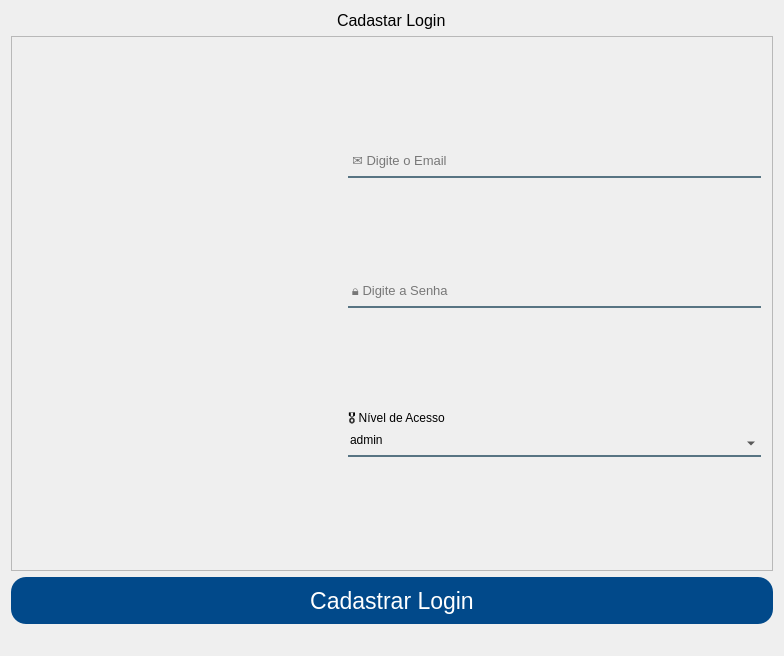
<?xml version="1.0" encoding="UTF-8"?>
<ui version="4.0">
 <class>Form</class>
 <widget class="QWidget" name="Form">
  <property name="geometry">
   <rect>
    <x>0</x>
    <y>0</y>
    <width>784</width>
    <height>656</height>
   </rect>
  </property>
  <property name="windowTitle">
   <string>Form</string>
  </property>
  <property name="styleSheet">
   <string notr="true">QLineEdit, QComboBox {
	background-color:rgba(0,0,0,0);
	border:2px solid rgba(0,0,0,0);
	border-bottom-color:rgba(46,82,101,200);
	color:rgb(0,0,0);
	padding-bottom:7px;
}

#btnCdastrarLogin {
	background-color: #01498a;
	color: #FFF;
border: none;
border-radius: 15px;
}

#btnCdastrarLogin:hover {
	background-color: #f6921e;
}

#cadastrarLogin {
	background-color:rgba(0,0,0,0);
	border:2px solid rgba(0,0,0,0);
	border-bottom-color:rgba(46,82,101,200);
	color:rgb(0,0,0);
	padding-bottom:7px;
}

#respostas {
	color: red;
}</string>
  </property>
  <layout class="QVBoxLayout" name="verticalLayout">
   <item alignment="Qt::AlignHCenter|Qt::AlignTop">
    <widget class="QLabel" name="label">
     <property name="font">
      <font>
       <pointsize>12</pointsize>
      </font>
     </property>
     <property name="text">
      <string>Cadastar Login</string>
     </property>
    </widget>
   </item>
   <item>
    <widget class="QFrame" name="frame">
     <property name="sizePolicy">
      <sizepolicy hsizetype="Expanding" vsizetype="Expanding">
       <horstretch>0</horstretch>
       <verstretch>0</verstretch>
      </sizepolicy>
     </property>
     <property name="frameShape">
      <enum>QFrame::StyledPanel</enum>
     </property>
     <property name="frameShadow">
      <enum>QFrame::Raised</enum>
     </property>
     <layout class="QHBoxLayout" name="horizontalLayout">
      <property name="spacing">
       <number>7</number>
      </property>
      <property name="leftMargin">
       <number>11</number>
      </property>
      <property name="topMargin">
       <number>11</number>
      </property>
      <property name="rightMargin">
       <number>11</number>
      </property>
      <property name="bottomMargin">
       <number>11</number>
      </property>
      <item>
       <widget class="QWidget" name="widget_2" native="true">
        <layout class="QVBoxLayout" name="verticalLayout_2">
         <item>
          <widget class="QLabel" name="label_2">
           <property name="minimumSize">
            <size>
             <width>300</width>
             <height>0</height>
            </size>
           </property>
           <property name="text">
            <string/>
           </property>
           <property name="pixmap">
            <pixmap>imagem/logoSenac.png</pixmap>
           </property>
           <property name="scaledContents">
            <bool>false</bool>
           </property>
           <property name="alignment">
            <set>Qt::AlignCenter</set>
           </property>
          </widget>
         </item>
        </layout>
       </widget>
      </item>
      <item>
       <widget class="QWidget" name="widget" native="true">
        <layout class="QVBoxLayout" name="verticalLayout_3">
         <property name="spacing">
          <number>0</number>
         </property>
         <property name="leftMargin">
          <number>0</number>
         </property>
         <property name="topMargin">
          <number>0</number>
         </property>
         <property name="rightMargin">
          <number>0</number>
         </property>
         <property name="bottomMargin">
          <number>0</number>
         </property>
         <item>
          <spacer name="verticalSpacer">
           <property name="orientation">
            <enum>Qt::Vertical</enum>
           </property>
           <property name="sizeHint" stdset="0">
            <size>
             <width>20</width>
             <height>40</height>
            </size>
           </property>
          </spacer>
         </item>
         <item>
          <widget class="QLineEdit" name="email">
           <property name="minimumSize">
            <size>
             <width>0</width>
             <height>10</height>
            </size>
           </property>
           <property name="font">
            <font>
             <pointsize>10</pointsize>
            </font>
           </property>
           <property name="text">
            <string/>
           </property>
           <property name="placeholderText">
            <string>✉️ Digite o Email</string>
           </property>
          </widget>
         </item>
         <item>
          <spacer name="verticalSpacer_2">
           <property name="orientation">
            <enum>Qt::Vertical</enum>
           </property>
           <property name="sizeHint" stdset="0">
            <size>
             <width>20</width>
             <height>40</height>
            </size>
           </property>
          </spacer>
         </item>
         <item>
          <widget class="QLineEdit" name="senha">
           <property name="minimumSize">
            <size>
             <width>0</width>
             <height>10</height>
            </size>
           </property>
           <property name="font">
            <font>
             <pointsize>10</pointsize>
            </font>
           </property>
           <property name="placeholderText">
            <string>🔒 Digite a Senha</string>
           </property>
          </widget>
         </item>
         <item>
          <spacer name="verticalSpacer_3">
           <property name="orientation">
            <enum>Qt::Vertical</enum>
           </property>
           <property name="sizeHint" stdset="0">
            <size>
             <width>20</width>
             <height>40</height>
            </size>
           </property>
          </spacer>
         </item>
         <item>
          <widget class="QLabel" name="label_3">
           <property name="text">
            <string>🎖 Nível de Acesso</string>
           </property>
          </widget>
         </item>
         <item>
          <widget class="QComboBox" name="nivelAcesso">
           <property name="cursor">
            <cursorShape>PointingHandCursor</cursorShape>
           </property>
           <property name="editable">
            <bool>false</bool>
           </property>
           <property name="currentText">
            <string>admin</string>
           </property>
           <item>
            <property name="text">
             <string>admin</string>
            </property>
           </item>
           <item>
            <property name="text">
             <string>user</string>
            </property>
           </item>
          </widget>
         </item>
         <item>
          <spacer name="verticalSpacer_4">
           <property name="orientation">
            <enum>Qt::Vertical</enum>
           </property>
           <property name="sizeHint" stdset="0">
            <size>
             <width>20</width>
             <height>40</height>
            </size>
           </property>
          </spacer>
         </item>
        </layout>
       </widget>
      </item>
     </layout>
    </widget>
   </item>
   <item>
    <widget class="QPushButton" name="btnCdastrarLogin">
     <property name="minimumSize">
      <size>
       <width>762</width>
       <height>47</height>
      </size>
     </property>
     <property name="font">
      <font>
       <pointsize>17</pointsize>
      </font>
     </property>
     <property name="cursor">
      <cursorShape>PointingHandCursor</cursorShape>
     </property>
     <property name="text">
      <string>Cadastrar Login</string>
     </property>
    </widget>
   </item>
   <item>
    <widget class="QLabel" name="respostas">
     <property name="font">
      <font>
       <pointsize>10</pointsize>
      </font>
     </property>
     <property name="text">
      <string/>
     </property>
     <property name="alignment">
      <set>Qt::AlignCenter</set>
     </property>
    </widget>
   </item>
  </layout>
 </widget>
 <tabstops>
  <tabstop>email</tabstop>
  <tabstop>senha</tabstop>
  <tabstop>nivelAcesso</tabstop>
  <tabstop>btnCdastrarLogin</tabstop>
 </tabstops>
 <resources/>
 <connections/>
</ui>
